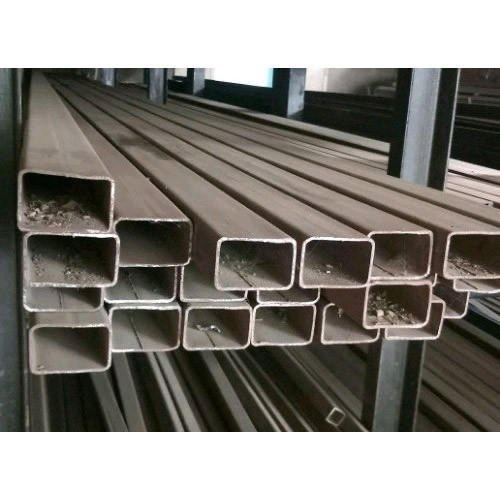
#> input picture GIFimages/1.jpg, 500 x 500 px
$ python watershed.py --image GIFimages/1.jpg   (older library calls are emulated)
#> lines starting #> are read from the running program, lines starting #| are printed output that depends on the picture; after the words box and inside, x2 and y2 are one past the last pixel; in counts of white or black regions, pixels touching at a corner belong together
# import the necessary package

from skimage.feature import peak_local_max
from skimage.segmentation import watershed

from scipy import ndimage
import matplotlib.pyplot as plt

import numpy as np
import argparse
import imutils
import cv2
from urllib3 import connection_from_url

#construct the argument parse and parse the arguments


#parser

ap = argparse.ArgumentParser()
ap.add_argument("-i","--image", required=True, help="path to image")
args = vars(ap.parse_args())

#image loader
image = cv2.imread(args["image"])
#> image is the input picture: shape (500, 500, 3); mean B, G, R 125, 130.8, 134.1
# [7 lines of commented-out code are left out]

"""
compute the exact euclidean distance from every binary pixel
to the nearest zero pixel, then find peaks in this distance map

----

perform a connected component analyssi on the local peaks,
using 8-connectivity, then apply watershed algorithm

D = ndimage.distance_transform_edt(thresh)
localMax = peak_local_max(D,indices=False, min_distance=20, labels=thresh)

# ----

markers = ndimage.label(localMax,structure=np.ones((3,3)))[0]
labels = watershed (-D, markers, mask=thresh)
print("[INFO] {} unique segments found".format(len(np.unique(labels)) - 1))

#loop over watershed labels

for label in np.unique(labels):
    if label == 0:
        continue

    # draw label region on the mask
    mask = np.zeros(image.shape, dtype="uint8")
    mask[labels == label] = 255

    #detect countour on mask and take the largest
    cnts = cv2.findContours(mask.copy(), cv2.RETR_EXTERNAL, cv2.CHAIN_APPROX_SIMPLE)
    cnts = imutils.grab_contours(cnts=cnts)
    c = max(cnts, key = cv2.contourArea)

    #draw a circle enclosing the object
    ((x,y), r) = cv2.minEnclosingCircle(c)
    cv2.circle(image, (int(x), int(y)), int(r), (0,255,0), 2)
    cv2.putText(image, "#{}".format(label),(int(x)-10, int(y)),cv2.FONT_HERSHEY_SIMPLEX, 0.6, (255,0,255), 2)

"""

gray = cv2.cvtColor(image, cv2.COLOR_BGR2GRAY)
#thresh = cv2.threshold(gray,0,255,cv2.THRESH_BINARY | cv2.THRESH_OTSU)[1]

cv2.imshow("input", image)

#hist = cv2.equalizeHist(image)
canny = cv2.Canny(image,500,600,apertureSize=3)
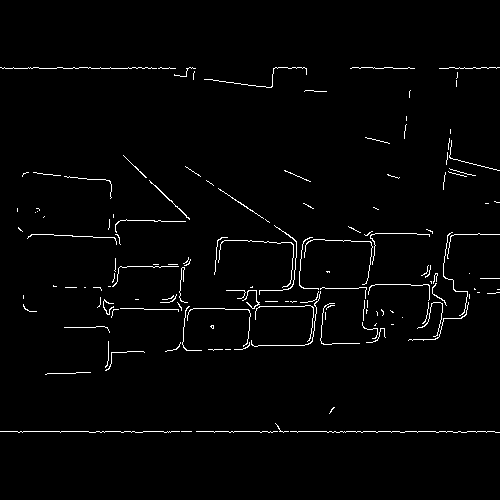
#> canny: shape (500, 500); 1.9% white in thin lines or dots, all inside (x1, y1, x2, y2) = (0, 67, 500, 433)
dilate = cv2.dilate(canny,(3,3),iterations=5)
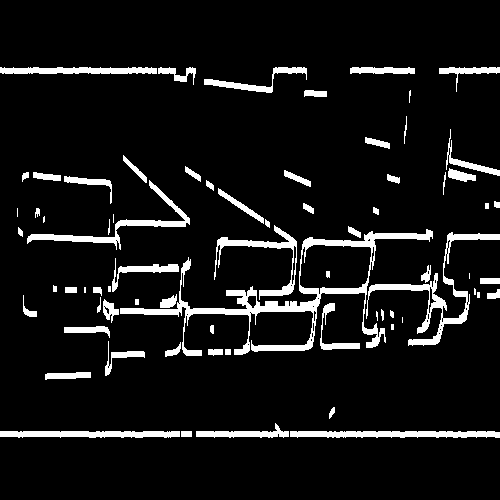
#> dilate: shape (500, 500); 8.2% white; 73 white regions (12 under 20 px), largest, box (x1, y1, x2, y2) and area: (120, 229, 433, 356) 4641, (366, 232, 500, 346) 1933, (27, 180, 190, 250) 1308

cv2.imshow("thresh", dilate)
#cv2.imshow("thresh", canny)

D = ndimage.distance_transform_edt(dilate)
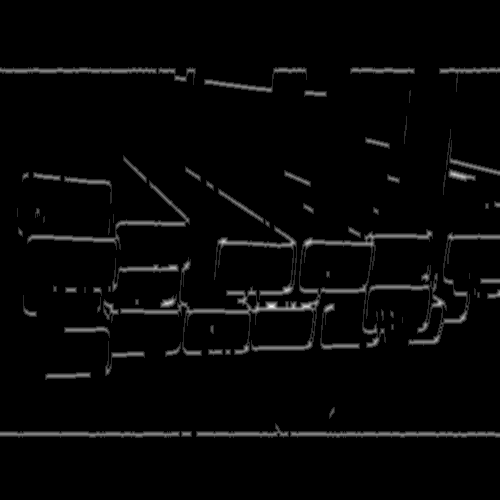
#> D: shape (500, 500) float64; min 0, max 6, mean 0.148; drawn with min black and max white
localMax = peak_local_max(D,indices=False, min_distance=20, labels=dilate)
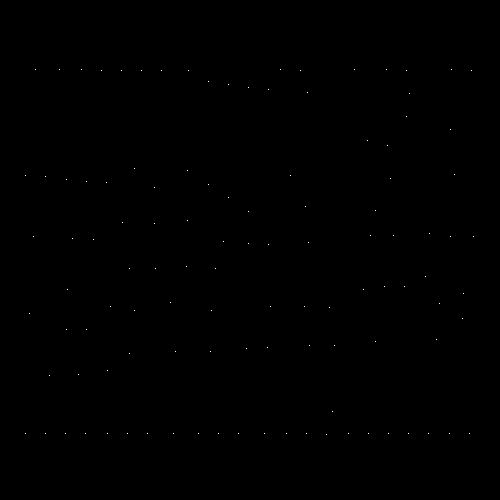
#> localMax: shape (500, 500) bool; 0.05% white in thin lines or dots, all inside (x1, y1, x2, y2) = (25, 69, 474, 435)

# ----

markers = ndimage.label(localMax,structure=np.ones((3,3)))[0]
#> markers: shape (500, 500) int32; 114 distinct labels, from 0 to 113
labels = watershed (-D, markers, mask=dilate)
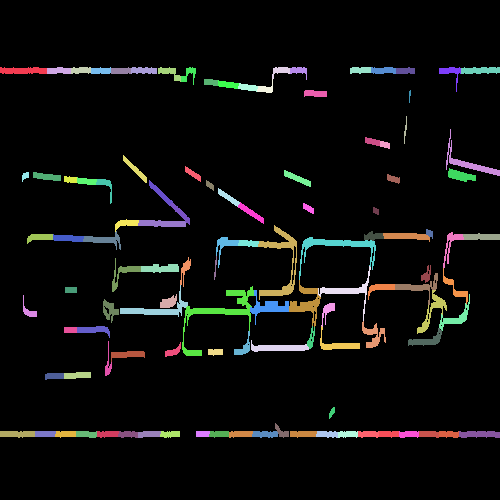
#> labels: shape (500, 500) int32; 114 distinct labels, from 0 to 113; one colour per label, 0 black
print("[INFO] {} unique segments found in canny".format(len(np.unique(labels)) - 1))
#| [INFO] 113 unique segments found in canny

for label in np.unique(labels):
    if label == 0:
        continue

    # draw label region on the mask
    mask = np.zeros(dilate.shape, dtype="uint8")
    mask[labels == label] = 255

    #detect countour on mask and take the largest
    cnts = cv2.findContours(mask.copy(), cv2.RETR_EXTERNAL, cv2.CHAIN_APPROX_SIMPLE)
#> (the run stopped early here; a loop or call above may not have finished)
